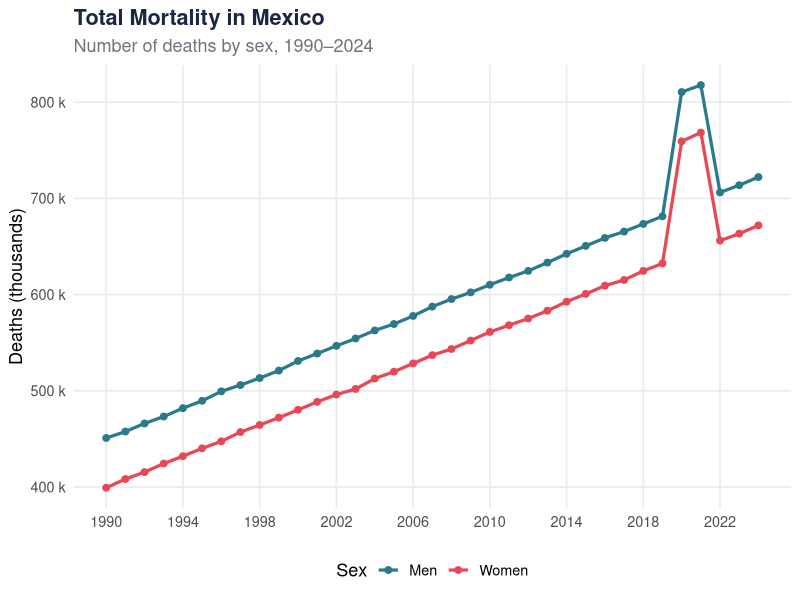

The R source for this figure:
## ---- chunk 1
library(tidyverse); library(scales); library(knitr); library(kableExtra)

palette_sex   <- c("1" = "#2a7a8c", "2" = "#e84855", "Total" = "grey40")
palette_cause <- c(
  "Cardiovascular diseases"  = "#1a2744",
  "Malignant tumors"         = "#e84855",
  "Diabetes mellitus"        = "#2a7a8c",
  "Respiratory diseases"     = "#f4a261",
  "External causes"          = "#6c757d",
  "Other"                    = "#adb5bd"
)

# ── Real data — update path as needed ───────────────────────────────
# load("data/asmr_nac.rda")
# mort <- asmr_nac |> mutate(year = as.integer(year))

# ── Simulated data (demo) ────────────────────────────────────────────
set.seed(42)
mort <- expand.grid(year = 1990:2024, sex = c("1", "2")) |>
  mutate(
    deaths = rpois(n(), lambda = 400000 + 8000*(year-1990) +
                     ifelse(sex == "1", 50000, 0) +
                     ifelse(year %in% 2020:2021, 120000, 0)),
    asmr   = deaths / runif(n(), 80e6, 130e6) * 1e5
  )

mort_national <- mort |>
  group_by(year, sex) |>
  summarise(deaths = sum(deaths), .groups = "drop")
## ---- chunk 2
ggplot(mort_national,
       aes(x = year, y = deaths / 1000, color = sex, group = sex)) +
  geom_line(linewidth = 1.1) +
  geom_point(size = 2) +
  scale_color_manual(values = palette_sex,
                     labels = c("1" = "Men", "2" = "Women")) +
  scale_x_continuous(breaks = seq(1990, 2024, 4)) +
  scale_y_continuous(labels = label_comma(suffix = " k")) +
  labs(
    title    = "Total Mortality in Mexico",
    subtitle = "Number of deaths by sex, 1990–2024",
    x = NULL, y = "Deaths (thousands)", color = "Sex"
  ) +
  theme_minimal(base_size = 13) +
  theme(
    plot.title       = element_text(face = "bold", color = "#1a2744"),
    plot.subtitle    = element_text(color = "#6c757d"),
    legend.position  = "bottom",
    panel.grid.minor = element_blank()
  )
